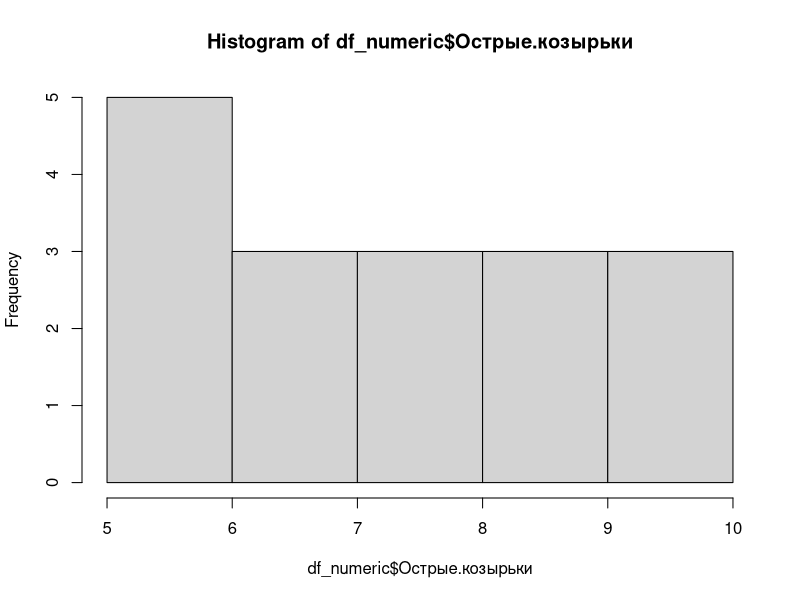
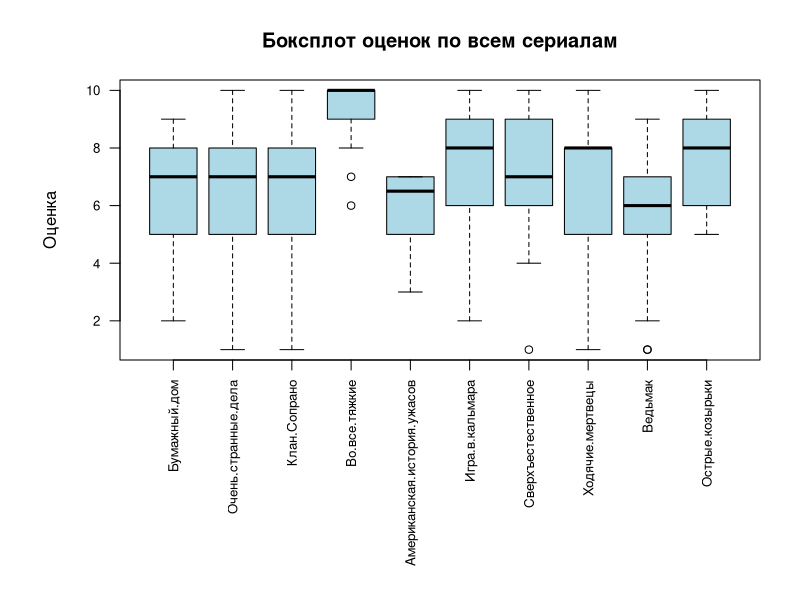

Here is the R script that generated these plots, in order:
# 1. Импорт данных из CSV
data <- read.csv("result.csv", header = TRUE, sep = ",")

df <- data[,-c(1,2)]
df_numeric <- apply(df, 2, as.numeric)
df_numeric <- as.data.frame(df_numeric)

# 2. Дескриптивный анализ
summary_stats <- summary(df_numeric)
print("Дескриптивная статистика:")
print(summary_stats)

# 3. Сортировка данных по "Во все тяжкие"
sorted_df <- df_numeric[order(-df_numeric$`Во.все.тяжкие`), ]
print("Сортировка по 'Во все тяжкие':")
print(head(sorted_df))

# 4. Формирование подмножеств по "Острые козырьки" > 7
selected_subset <- subset(df_numeric, `Острые.козырьки` > 7)
print("Студенты с 'Острые козырьки' > 7:")
print(head(selected_subset))
print(dim(selected_subset))


hist(df_numeric$`Острые.козырьки`)

par(mar = c(12, 6, 4, 2)) 

boxplot(df_numeric, las = 2, cex.axis = 0.8, main = "Боксплот оценок по всем сериалам", ylab = "Оценка", col = "lightblue")

df1 <- data.frame(ID = c(1, 2, 3), Name = c("John", "Eve", "Nick"))
df2 <- data.frame(ID = c(2, 3, 4), Age = c(25, 30, 22))

# Слияние по ID (INNER JOIN)
merged_df <- merge(df1, df2, by = "ID")
print(merged_df)

new_row <- data.frame(ID =4, Name = "Julius")
df <- rbind(df1, new_row)
print(df)

subset_df <- subset(df2, Age > 23)
print(subset_df)

df <- subset(merged_df, select = -Name)
print(df)

write.csv(subset_df, "processed_result.csv", row.names = TRUE)